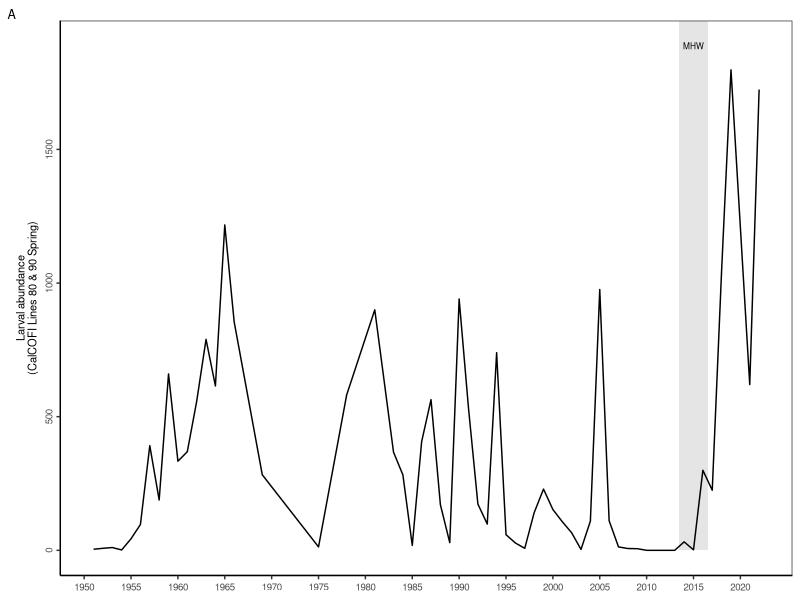
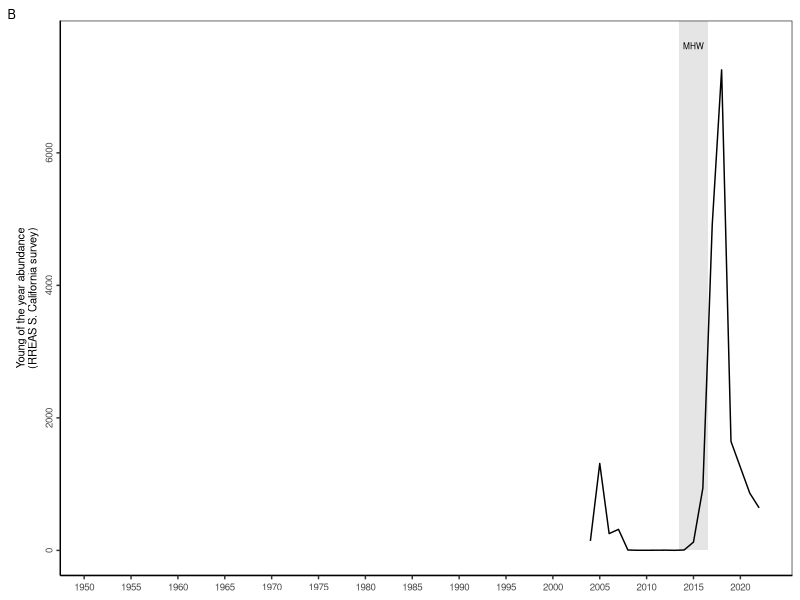
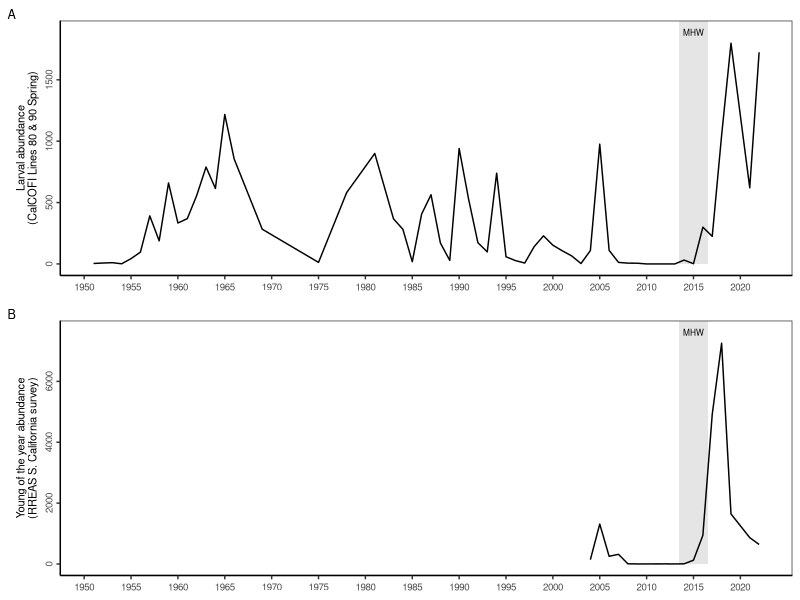

These charts were generated, in order, by the following R code: (Note: this script raises an error after producing the figures.)

# Clear workspace
rm(list = ls())

# Setup
################################################################################

# Packages
library(lubridate)
library(tidyverse)

# Directories
plotdir <- "figures"

# Read data
data_orig <- read.csv("data/case_study_data/anchovy/mean larval and yoy anchovy.csv")

# Format data
data <- data_orig %>%
  mutate(variable=case_when(variable=="ln mean yoy anchovy from southern CA" ~ "YOY",
                            T ~ "Larval abundance"))



# Plot data
################################################################################

# Theme
my_theme <-  theme(axis.text=element_text(size=7),
                   axis.title=element_text(size=8),
                   axis.title.x=element_blank(),
                   axis.text.y = element_text(angle = 90, hjust = 0.5),
                   plot.tag = element_text(size=9),
                   plot.tag.position = "topleft",
                   # Gridlines
                   panel.grid.major = element_blank(),
                   panel.grid.minor = element_blank(),
                   panel.background = element_blank(),
                   axis.line = element_line(colour = "black"),
                   # Legend
                   legend.background = element_rect(fill=alpha('blue', 0)))

# Plot data
data1 <- data %>% filter(variable=="Larval abundance")
g1 <- ggplot(data1, aes(x=year, y=value)) +
  # Label heatwave
  geom_rect(xmin=2013.5, xmax=2016.5, ymin=0, ymax=Inf, fill="grey90", show.legend = F) +
  annotate(geom="text", label="MHW", x=2015, y=max(data1$value)*1.05, size=2.1) +
  # Data
  geom_line() +
  # Labels
  labs(x="Year", y="Larval abundance\n(CalCOFI Lines 80 & 90 Spring)", tag="A") +
  scale_x_continuous(breaks=seq(1950,2020,5), lim=range(data$year)) +
  # Theme
  theme_bw() + my_theme
g1

# Plot data
data2 <- data %>% filter(variable=="YOY")
g2 <- ggplot(data2, aes(x=year, y=exp(value))) +
  # Label heatwave
  geom_rect(xmin=2013.5, xmax=2016.5, ymin=0, ymax=Inf, fill="grey90", show.legend = F) +
  annotate(geom="text", label="MHW", x=2015, y=max(data2$value %>% exp())*1.05, size=2.1) +
  # Data
  geom_line() +
  # Labels
  labs(x="Year", y="Young of the year abundance\n(RREAS S. California survey)", tag="B") +
  scale_x_continuous(breaks=seq(1950,2020,5), lim=range(data$year)) +
  # Theme
  theme_bw() + my_theme
g2

# Merge plots
g <- gridExtra::grid.arrange(g1, g2, ncol=1)

# Export plot
ggsave(g, filename=file.path(plotdir, "FigS3_anchovy_case_study.png"),
       width=6.5, height=4, units="in", dpi=600)
